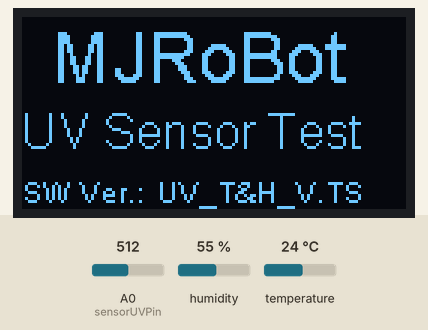
Recording of a sketch running on a simulated ESP8266 (NodeMCU). On the bench: 128×64 one-colour display. The test bench sets the inputs (shaded band); at power-on: A0 (sensorUVPin) = 512, humidity 55 %, temperature 24 °C. WiFi joins after 1.5 s; servers stay silent unless stated; what the sketch prints to the serial monitor is not drawn.

Above: at 0.1 s.
At 5.1 s:
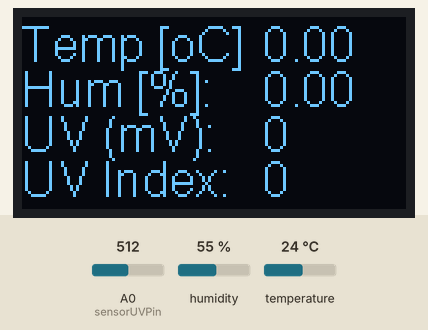
At 25.1 s:
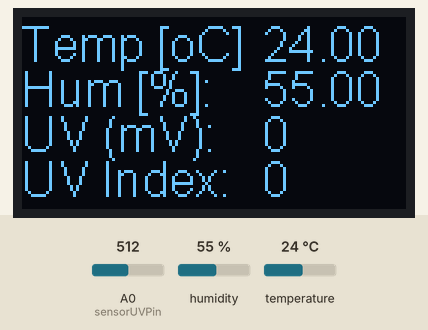
At 36.1 s:
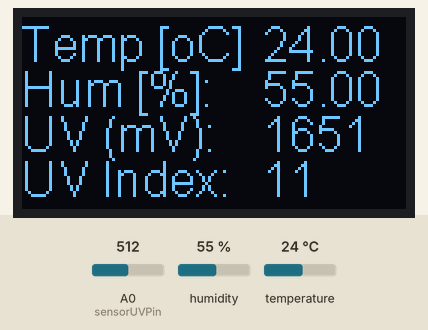

Measured:
- what the display in image 1 shows lasts 20.0 s, from 5.1 s to 25.1 s
- what the display in image 2 shows lasts 11.0 s, from 25.1 s to 36.1 s

The sketch:

NodeMCU_UV_DHT_Sensor_OLED_TS_EXT.ino
```cpp
/*********************************************************************
 *  RPi-NodeMCU Weather Station
 *     UV Sensor
 *     DHT SEnsor (Air Temperature & Humidity)
 *  Conecting with ThingSpeak - Channel ID: 460021
 *  NodeMCU ESP-12E
 *  128x64 OLED Display
 *  Libraries needed:
 *   SSD1306Wire.h: https://github.com/squix78/esp8266-oled-ssd1306
 *   ESP8266WiFi.h: https://github.com/ekstrand/ESP8266wifi
 *
 *  UV Sensor Module connected to NodeMCU pin A0
 *  DHT connected to NodeMCU (GPIO 4 ==>D2)
 *  OLED pinout:
 *   - GND goes to ground
 *   - Vin goes to 3.3V
 *   - Data to I2C SDA (GPIO 0 ==>D3)
 *   - Clk to I2C SCL  (GPIO 2 ==>D4)
 *
 *  Developed by MJRovai V.1 26 March 2018
 *********************************************************************/
#define SW_VERSION "UV_T&H_V.TS"

/* ESP12-E & Thinkspeak*/
#include <ESP8266WiFi.h>
WiFiClient client;
const char* MY_SSID = "YOUR SSD ID HERE";
const char* MY_PWD = "YOUR PASSWORD HERE";
const char* TS_SERVER = "api.thingspeak.com";
String TS_API_KEY ="YOUR CHANNEL WRITE API KEY";
int sent = 0;
/* NodeMCU */

/* UV Sensor */
#define sensorUVPin A0
int dataSensorUV = 0;
int indexUV = 0;


/* DHT22*/
#include "DHT.h"
#define DHTPIN D2
#define DHTTYPE DHT22
DHT dht(DHTPIN, DHTTYPE);
float hum = 0;
float temp = 0;

/* OLED */
#include "SSD1306Wire.h"
#include "Wire.h"
const int I2C_DISPLAY_ADDRESS = 0x3c;
const int SDA_PIN = 0;
const int SCL_PIN = 2;
SSD1306Wire display(I2C_DISPLAY_ADDRESS, SDA_PIN, SCL_PIN);

/* Timer */
#include <SimpleTimer.h>
SimpleTimer timer;

void setup()
{
  Serial.begin(115200);
  displaySetup();
  connectWifi();
  timer.setInterval(20000L, getDhtData);
  timer.setInterval(30000L, readSensorUV);
  timer.setInterval(60000L, sendDataTS);
}

void loop()
{
  displayLocalData();
  timer.run(); // Initiates SimpleTimer
}

/* Initiate and display setup data on OLED */
void displaySetup()
{
  display.init();                 // initialize display
  display.clear();                // Clear display
  display.flipScreenVertically(); // Turn the display upside down
  display.display();              // Put data on display

  Serial.println("Initiating UV Sensor Test");
  display.setFont(ArialMT_Plain_24);
  display.drawString(10, 0, "MJRoBot");
  display.setFont(ArialMT_Plain_16);
  display.drawString(0, 29, "UV Sensor Test");
  display.setFont(ArialMT_Plain_10);
  display.drawString(0, 52, "SW Ver.:");
  display.drawString(45, 52, SW_VERSION);
  display.display();
  delay (3000);
}

/* Read UV Sensor in mV and call UV index calculation */
void readSensorUV()
{
  byte numOfReadings = 5;
  dataSensorUV = 0;
  for (int i=0; i< numOfReadings; i++)
  {
    dataSensorUV += analogRead(sensorUVPin);
    delay (200);
  }
  dataSensorUV /= numOfReadings;
  dataSensorUV = (dataSensorUV * (3.3 / 1023.0))*1000;
  Serial.println(dataSensorUV);
  indexCalculate();
}

/*  UV Index calculation */
void indexCalculate()
{
    if (dataSensorUV < 227) indexUV = 0;
    else if (227 <= dataSensorUV && dataSensorUV < 318) indexUV = 1;
    else if (318 <= dataSensorUV && dataSensorUV < 408) indexUV = 2;
    else if (408 <= dataSensorUV && dataSensorUV < 503) indexUV = 3;
    else if (503 <= dataSensorUV && dataSensorUV < 606) indexUV = 4;
    else if (606 <= dataSensorUV && dataSensorUV < 696) indexUV = 5;
    else if (696 <= dataSensorUV && dataSensorUV < 795) indexUV = 6;
    else if (795 <= dataSensorUV && dataSensorUV < 881) indexUV = 7;
    else if (881 <= dataSensorUV && dataSensorUV < 976) indexUV = 8;
    else if (976 <= dataSensorUV && dataSensorUV < 1079) indexUV = 9;
    else if (1079 <= dataSensorUV && dataSensorUV < 1170) indexUV = 10;
    else indexUV = 11;
}

/* Get DHT data */
void getDhtData(void)
{
  float tempIni = temp;
  float humIni = hum;
  temp = dht.readTemperature();
  hum = dht.readHumidity();
  if (isnan(hum) || isnan(temp))   // Check if any reads failed and exit early (to try again).
  {
    Serial.println("Failed to read from DHT sensor!");
    temp = tempIni;
    hum = humIni;
    return;
  }
}

/*  Display UV Values on local OLED*/
void displayLocalData()
{
  display.clear();
  display.setFont(ArialMT_Plain_16);
  display.drawString(0, 0, "Temp [oC]");
  display.drawString(80, 0, String(temp));
  display.drawString(0, 15, "Hum [%]:");
  display.drawString(80, 15, String(hum));
  display.drawString(0, 30, "UV (mV):" );
  display.drawString(80, 30, String(dataSensorUV));
  display.drawString(0, 45, "UV Index:" );
  display.drawString(80, 45, String(indexUV));
  display.display();
}

/***************************************************
 * Connecting WiFi
 **************************************************/
void connectWifi()
{
  Serial.print("Connecting to "+ *MY_SSID);
  WiFi.begin(MY_SSID, MY_PWD);
  while (WiFi.status() != WL_CONNECTED)
  {
    delay(1000);
    Serial.print(".");
  }
  Serial.println("");
  Serial.println("WiFi Connected");
  Serial.println("");
}

/***************************************************
 * Sending Data to Thinkspeak Channel
 **************************************************/
void sendDataTS(void)
{
   if (client.connect(TS_SERVER, 80))
   {
     String postStr = TS_API_KEY;
     postStr += "&field1=";
     postStr += String(dataSensorUV);
     postStr += "&field2=";
     postStr += String(indexUV);
     postStr += "&field3=";
     postStr += String(temp);
     postStr += "&field4=";
     postStr += String(hum);

     postStr += "\r\n\r\n";

     client.print("POST /update HTTP/1.1\n");
     client.print("Host: api.thingspeak.com\n");
     client.print("Connection: close\n");
     client.print("X-THINGSPEAKAPIKEY: " + TS_API_KEY + "\n");
     client.print("Content-Type: application/x-www-form-urlencoded\n");
     client.print("Content-Length: ");
     client.print(postStr.length());
     client.print("\n\n");
     client.print(postStr);
     delay(1000);
   }
   sent++;
   client.stop();
}
```
